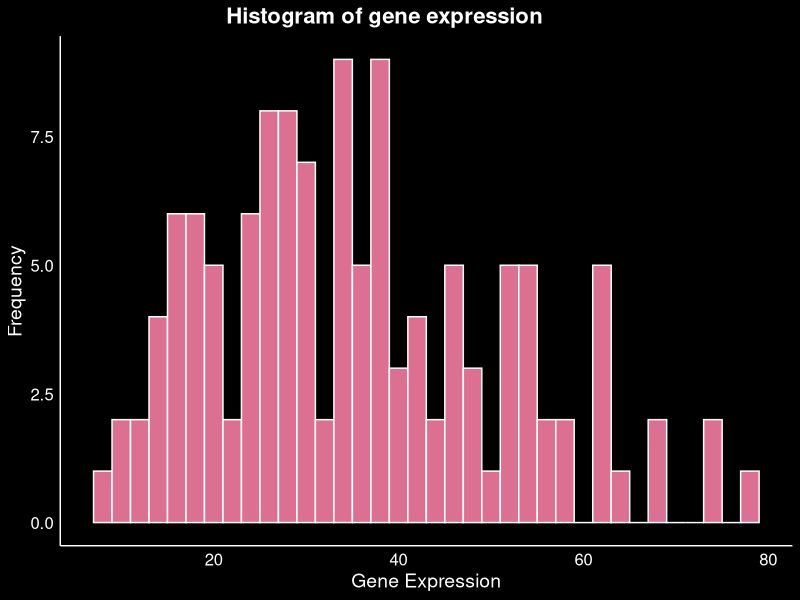
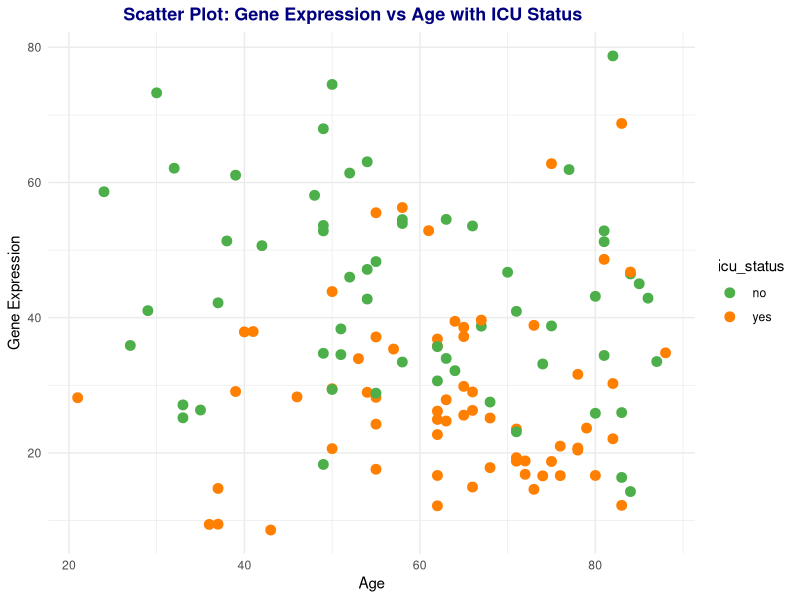
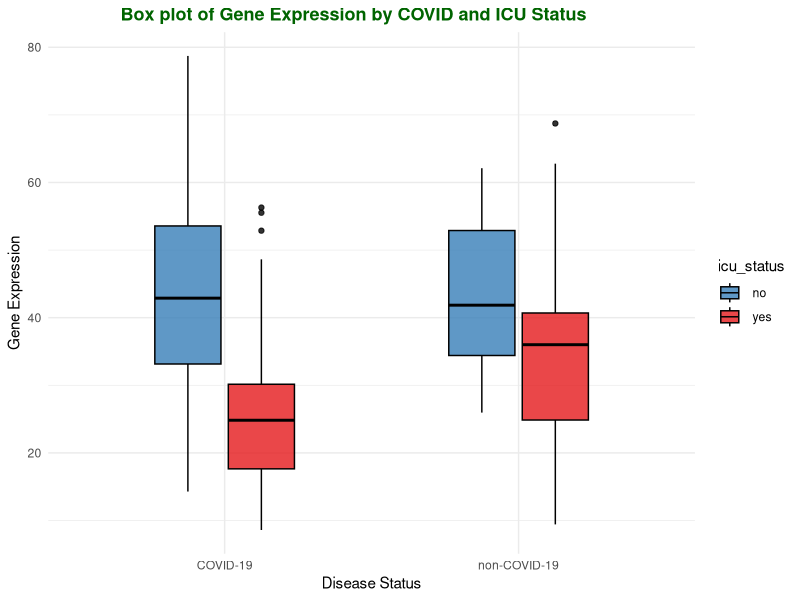

Source code (R) for these figures, in order:
## ---- chunk 1
knitr::opts_chunk$set(echo = TRUE)
library(mice)
library(dplyr)
library(tidyverse)
library(ggplot2)
## ---- chunk 2

#set current working directory to the previous folder
setwd("../")

#import the geneExpression and metaData csv from the data folder
data_gene_Expression <- read.csv("data/QBS103_finalProject_geneExpression.csv", header=TRUE)
data_meta <- read.csv("data/QBS103_finalProject_metadata.csv", header=TRUE)


#We convert the geneExpression data from wide form into long form
data_gene_Expression.longForm <- data_gene_Expression %>%
  pivot_longer(cols = starts_with(c("COVID_","NONCOVID_")),
  names_to = "participant_id",
  values_to = "gene_expression_value"
  )

#make a final data frame by combining the two data sets and making it a data frame
final_df <- as.data.frame(data_gene_Expression.longForm %>% inner_join( data_meta, 
           by=c('participant_id')))

## ---- chunk 3

#rename with x column with gene
final_df <- rename(final_df, gene = X)

#remove all unknown strings and substitute it with NAs
final_df[, 16:27][final_df[, 16:27] == ' unknown' | final_df[, 16:27] == 'unknown'] <- NA

#format the disease status column to just include the status
final_df$disease_status <- sub('disease state: ', '', final_df$disease_status)

#convert the column type of disease_status, sex, icu_status and mechanical_ventilation to factor
final_df <- final_df %>% 
  mutate_at(vars(disease_status, sex, icu_status, mechanical_ventilation), as.factor)

#convert the class of age, charlson_score
final_df <- final_df %>% 
  mutate_at(vars(age, apacheii,ferritin.ng.ml., crp.mg.l., ddimer.mg.l_feu., procalcitonin.ng.ml.., lactate.mmol.l., fibrinogen, sofa), as.integer)

## ---- chunk 4
# check all the numeric colums
num_cols <- names(select_if(final_df, is.numeric))

# Create an imputation model
imputation_model <- mice(final_df[num_cols], method = "pmm", printFlag = FALSE)

# Perform the imputation
imputed_data_final <- complete(imputation_model)
# update the final data frame with the imputed values
final_df[num_cols] <- imputed_data_final[num_cols]

## ---- chunk 5
final_subset <- final_df[final_df$gene == 'AAMP', c('gene','gene_expression_value','age', 'icu_status', 'disease_status')]

head(final_subset)
## ---- chunk 6

ggplot(final_subset, aes(x = gene_expression_value)) +
  geom_histogram(binwidth = 2, color = "white", fill = "#DB7093") +
  theme_minimal() +
  theme(
    panel.background = element_rect(fill = "black"),
    plot.background = element_rect(fill = "black"),
    axis.line = element_line(color = "white"),
    axis.text = element_text(color = "white", size = 12),
    axis.title = element_text(color = "white", size = 14),
    panel.grid = element_blank(),
    plot.title = element_text(color = "white", size = 16, face = "bold", hjust = 0.4),
  ) +
  ggtitle("Histogram of gene expression") +
  xlab("Gene Expression") +
  ylab("Frequency")
## ---- chunk 7

my_colors_1 <- c("#4DAF4A", "#FF7F00")


# Create the scatter plot with custom color scheme
ggplot(final_subset, aes(x = age, y = gene_expression_value, color = icu_status)) +
  geom_point(size = 3) +
  scale_color_manual(values = my_colors_1) +
  theme_minimal() +
      theme(
    plot.title = element_text(color = "navy", size = 13, face = "bold", hjust = 0.4)
  ) +
  ggtitle("Scatter Plot: Gene Expression vs Age with ICU Status") +
  xlab("Age") +
  ylab("Gene Expression")
## ---- chunk 8

my_colors_2 <- c("#377eb8", "#e41a1c")
ggplot(final_subset, aes(x = disease_status, y = gene_expression_value, fill = icu_status)) +
  geom_boxplot(color = "black", width = 0.5, alpha = 0.8) +
  scale_fill_manual(values = my_colors_2) +
  theme_minimal() +
    theme_minimal() +
      theme(
    plot.title = element_text(color = "darkgreen", size = 13, face = "bold", hjust = 0.4)
  )+
  ggtitle("Box plot of Gene Expression by COVID and ICU Status") +
  xlab("Disease Status") +
  ylab("Gene Expression")
